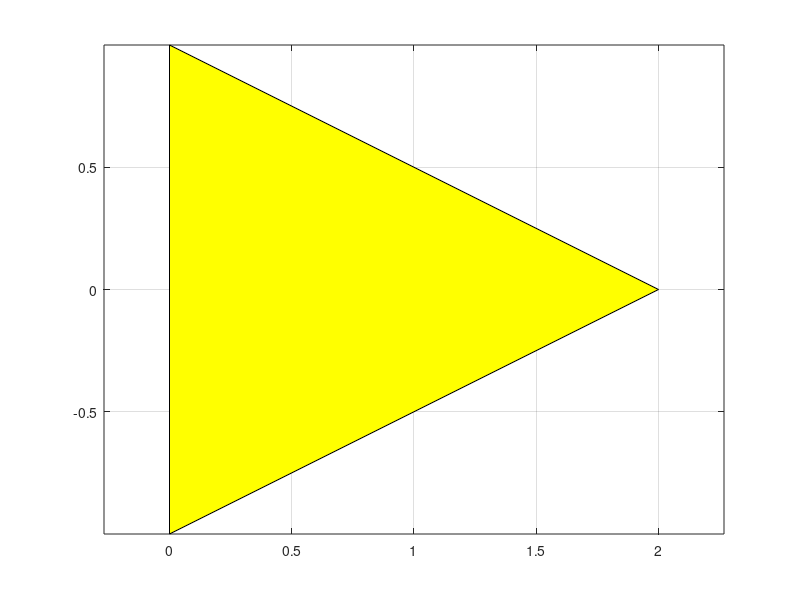

This figure's MATLAB source: (Note: this script raises an error after producing the figure.)
clc;
close all;
clear all;

addpath ../Functions/

R = [0 0 2
     1 -1 0];

Rh = R; Rh(3,:) = 1; % homogeneus version

hR = fill(Rh(1,:), Rh(2,:), 'y');
axis equal; grid on; hold on;

P1 = [-15 -8]';
P2 = [15 4]';
N = 50;

MM = traject(P1,P2,N);

M = MM.xy;
TT = MM.T;

plot(P1(1),P1(2), '*b', P2(1),P2(2), '*m');
plot(M(1,:), M(2,:), 'r');
axis([-20 20 -20 20]);

for n= 1:N
    T = TT(:,:,n);
    nR = T * Rh;
    hR.XData = nR(1,:);
    hR.YData = nR(2,:);
    pause(0.05);
end